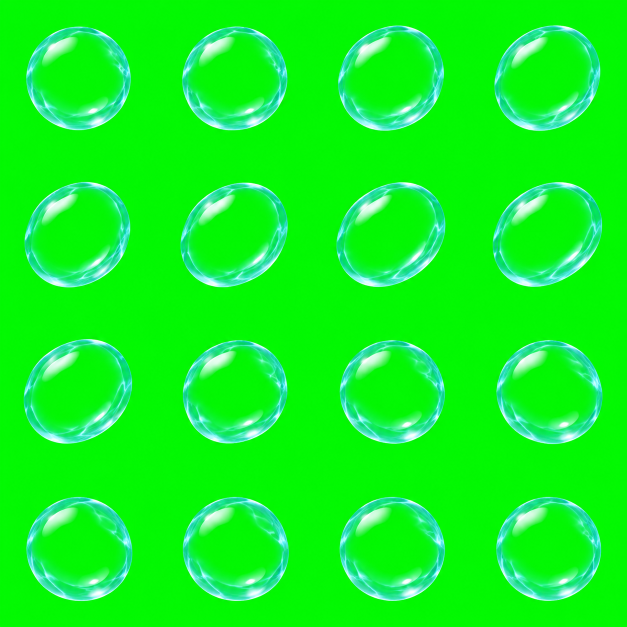
#> input picture assets/water-orb/v1/water-orb-green-sheet.png, 1254 x 1254 px (shown at 1/2 size)
$ python prepare-water-orb.py
#> lines starting #> are read from the running program, lines starting #| are printed output that depends on the picture
"""Extract the requested green-screen sprite sheet and assemble a seamless loop.

The generated source is kept intact. All resampling/interpolation operates on
premultiplied RGBA to retain the translucent water rim without dark fringes.
"""
import json
from pathlib import Path

import cv2
import numpy as np
from PIL import Image, ImageDraw

ROOT = Path(__file__).resolve().parents[1]
DEST = ROOT / "assets/water-orb/v1"
SIZE = 256
STEPS = 8
DURATION_MS = 4000


def premultiply(rgba):
    result = rgba.astype(np.float32) / 255
    result[:, :, :3] *= result[:, :, 3:4]
    return result


def straight(image):
    alpha = np.clip(image[:, :, 3:4], 0, 1)
    color = np.divide(image[:, :, :3], alpha, out=np.zeros_like(image[:, :, :3]), where=alpha > 1e-5)
    rgba = np.concatenate((np.clip(color, 0, 1), alpha), axis=2)
    return np.round(rgba * 255).astype(np.uint8)


def extract(tile):
    rgb = tile.astype(np.float32) / 255
    r, g, b = rgb.transpose(2, 0, 1)
    background = (np.maximum(r, b) < .13) & (g > .8)
    key = np.median(rgb[background], axis=0)
    difference = max(float(key[1] - max(key[0], key[2])), .5)
    alpha = np.clip(1 - (g - np.maximum(r, b)) / difference, 0, 1)
    alpha = np.clip((alpha - .06) / .94, 0, 1)
    # Confine the matte to the water silhouette, avoiding generated chroma noise
    # in the empty margins; its clear center remains transparent.
    seed = (alpha > .2).astype(np.uint8) * 255
    seed = cv2.morphologyEx(seed, cv2.MORPH_CLOSE, np.ones((3, 3), np.uint8))
    contours, _ = cv2.findContours(seed, cv2.RETR_EXTERNAL, cv2.CHAIN_APPROX_SIMPLE)
    if not contours:
        raise RuntimeError("No water contour in a sprite-sheet cell")
    contour = max(contours, key=cv2.contourArea)
    mask = np.zeros(seed.shape, np.uint8)
    cv2.drawContours(mask, [contour], -1, 255, cv2.FILLED)
    mask = cv2.dilate(mask, np.ones((5, 5), np.uint8))
    mask = cv2.GaussianBlur(mask, (5, 5), .8).astype(np.float32) / 255
    alpha *= mask
    alpha[alpha < .015] = 0
    premul = np.clip(rgb - (1 - alpha[:, :, None]) * key, 0, alpha[:, :, None])
    premul[:, :, 1] = np.minimum(premul[:, :, 1], np.maximum(premul[:, :, 0], premul[:, :, 2]))
    premul[alpha == 0] = 0
    result = np.dstack((premul, alpha)).astype(np.float32)
    moments = cv2.moments(contour)
    center = (moments['m10'] / moments['m00'], moments['m01'] / moments['m00'])
    return result, center


def composite(frame, background):
    a = frame[:, :, 3:4].astype(np.float32) / 255
    return np.round(frame[:, :, :3] * a + background * (1 - a)).astype(np.uint8)


def save_gif(frames, path):
    # A shared palette prevents highlights from changing color between frames.
    samples = np.vstack(frames[::STEPS])
    palette = Image.fromarray(samples).quantize(colors=256, method=Image.Quantize.MEDIANCUT)
    indexed = [Image.fromarray(frame).quantize(palette=palette, dither=Image.Dither.NONE) for frame in frames]
    duration = [30, 30, 30, 40, 30, 30, 30, 30] * 16
    indexed[0].save(path, save_all=True, append_images=indexed[1:], duration=duration, loop=0, disposal=2, optimize=False)


def main():
    source = np.array(Image.open(DEST / 'water-orb-green-sheet.png').convert('RGB'))
#> source is the input picture: shape (1254, 1254, 3); mean R, G, B 14.8, 245.3, 30.5
    h, w = source.shape[:2]
#> h = 1254; w = 1254
    keys = []
    for row in range(4):
        for column in range(4):
            tile = source[round(row * h / 4):round((row + 1) * h / 4), round(column * w / 4):round((column + 1) * w / 4)]
            tile = cv2.resize(tile, (320, 320), interpolation=cv2.INTER_CUBIC)
            frame, (cx, cy) = extract(tile)
            frame = cv2.warpAffine(frame, np.array([[1, 0, 160 - cx], [0, 1, 160 - cy]], np.float32), (320, 320), flags=cv2.INTER_CUBIC, borderMode=cv2.BORDER_CONSTANT)
            # One shared crop/scale for every frame; never resize each tight bbox.
            frame = cv2.resize(frame[32:288, 32:288], (SIZE, SIZE), interpolation=cv2.INTER_AREA)
            keys.append(np.clip(frame, 0, 1))
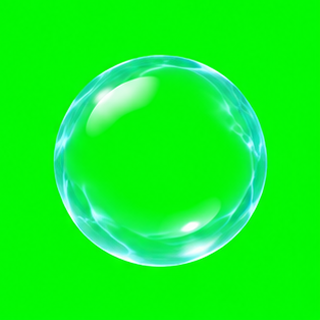
#> tile: shape (320, 320, 3); mean R, G, B 14.8, 245.4, 30.6
#> after the loop, keys = 16 items

    yy, xx = np.mgrid[0:SIZE, 0:SIZE].astype(np.float32)
    loop = []
    for i, first in enumerate(keys):
        second = keys[(i + 1) % len(keys)]
        gray_a = np.uint8(np.clip(first[:, :, 3] * 255, 0, 255))
        gray_b = np.uint8(np.clip(second[:, :, 3] * 255, 0, 255))
        forward = cv2.calcOpticalFlowFarneback(gray_a, gray_b, None, .5, 4, 31, 4, 7, 1.5, 0)
        backward = cv2.calcOpticalFlowFarneback(gray_b, gray_a, None, .5, 4, 31, 4, 7, 1.5, 0)
        for step in range(STEPS):
            t = step / STEPS
            a = cv2.remap(first, xx - t * forward[:, :, 0], yy - t * forward[:, :, 1], cv2.INTER_LINEAR, borderMode=cv2.BORDER_CONSTANT)
            b = cv2.remap(second, xx - (1 - t) * backward[:, :, 0], yy - (1 - t) * backward[:, :, 1], cv2.INTER_LINEAR, borderMode=cv2.BORDER_CONSTANT)
            loop.append(straight(a * (1 - t) + b * t))
#> this loop made 16 passes
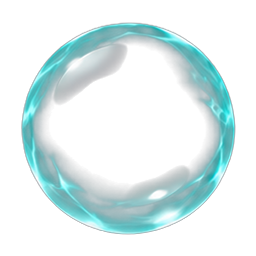
#> second: shape (256, 256, 4) float32; mean of channels 0, 1, 2, 3 0.0777, 0.167, 0.173, 0.187; transparent parts drawn white
#> after the loop, loop = 128 items

    alpha_folder = DEST / 'frames-alpha'
    green_folder = DEST / 'frames-green'
    for folder in (alpha_folder, green_folder):
        folder.mkdir(parents=True, exist_ok=True)
#> this loop made 2 passes
    green = np.full((SIZE, SIZE, 3), (0, 255, 0), np.float32)
    dark = np.full((SIZE, SIZE, 3), (24, 28, 34), np.float32)
    previews, greens = [], []
    for i, frame in enumerate(loop):
        Image.fromarray(frame).save(alpha_folder / f'frame-{i:03}.png')
        on_green = composite(frame, green)
        Image.fromarray(on_green).save(green_folder / f'frame-{i:03}.png')
        greens.append(on_green)
        previews.append(composite(frame, dark))
#> this loop made 128 passes
#> pass 1, in main, `on_green = composite(frame, green)`:
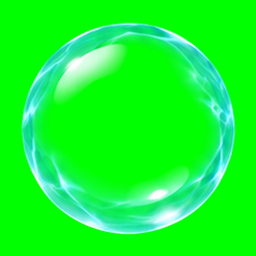
#> on_green: shape (256, 256, 3); mean of channels 0, 1, 2 19.8, 249.8, 44.1; drawn as R, G, B
#> after the loop, greens = 128 items; previews = 128 items
    save_gif(greens, DEST / 'water-orb-loop-green.gif')
#> in save_gif, `samples = np.vstack(frames[::STEPS])`:
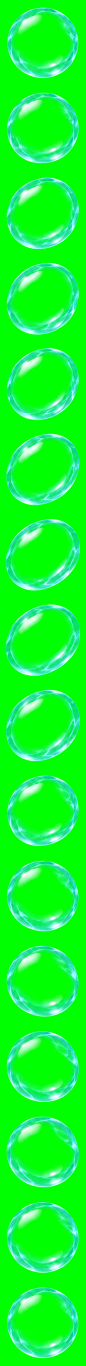
#> samples: shape (4096, 256, 3) (shown at 1/3 size); mean of channels 0, 1, 2 20, 249.8, 44.2; drawn as R, G, B
    save_gif(previews, DEST / 'water-orb-preview.gif')
#> in save_gif (call 2), `indexed[0].save(path, save_all=True, append_images=indexed[1:], durati..`:
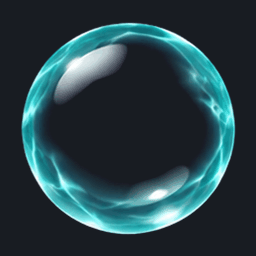
#> saved as water-orb-preview.gif: PIL image 256x256 P; mean R, G, B 38.9, 64.8, 71.3
    images = [Image.fromarray(frame) for frame in loop]
#> images = 128 items
    images[0].save(DEST / 'water-orb-loop.apng', format='PNG', save_all=True, append_images=images[1:], duration=DURATION_MS / len(images), loop=0, disposal=0, blend=0)
    sheet = Image.new('RGBA', (SIZE * 4, SIZE * 4))
#> sheet: PIL image 1024x1024 RGBA; every value is 0
    for i in range(16):
        sheet.paste(images[i * STEPS], ((i % 4) * SIZE, (i // 4) * SIZE))
    sheet.save(DEST / 'water-orb-alpha-sheet.png')

    # Show the same genuine alpha against three contrasting backgrounds.
    comparison = Image.new('RGB', (SIZE * 3, SIZE + 28))
#> comparison: PIL image 768x284 RGB; every value is 0
    backgrounds = [dark, np.full_like(dark, (235, 236, 238)), np.where((((xx // 24 + yy // 24) % 2)[:, :, None] == 0), np.array([75, 94, 113]), np.array([188, 199, 211])).astype(np.float32)]
    draw = ImageDraw.Draw(comparison)
    for i, background in enumerate(backgrounds):
        comparison.paste(Image.fromarray(composite(loop[0], background)), (i * SIZE, 0))
        draw.text((i * SIZE + 10, SIZE + 6), ['Dark background', 'Light background', 'Alpha check'][i], fill='white')
#> this loop made 3 passes
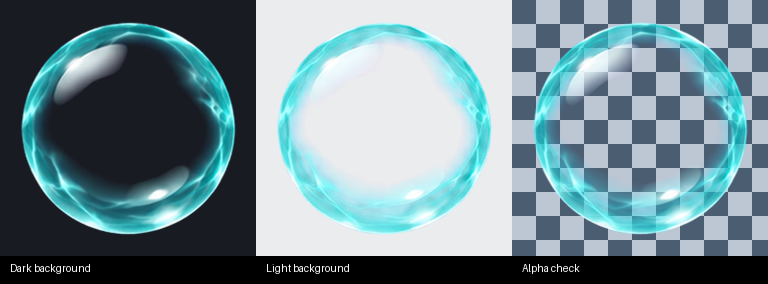
#> comparison: PIL image 768x284 RGB; mean R, G, B 113.8, 139.2, 146.3
    comparison.save(DEST / 'alpha-check.png')

    premult = [premultiply(frame) for frame in loop]
#> in premultiply (call 9), `result = rgba.astype(np.float32) / 255`:
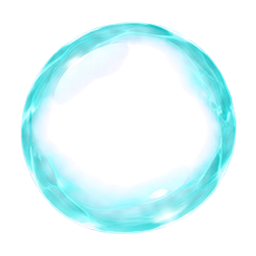
#> result: shape (256, 256, 4) float32; mean of channels 0, 1, 2, 3 0.134, 0.288, 0.316, 0.187; transparent parts drawn white
#> premult = 128 items
    steps = [float(np.abs(premult[(i + 1) % len(loop)] - premult[i]).mean()) for i in range(len(loop))]
#> steps = 128 values, max 0.0151 at index 71, min 0.00184 at index 52, mean 0.00484
    alpha_stack = np.stack([frame[:, :, 3] for frame in loop])
    report = {
        'generated_keyframes': 16, 'frames': len(loop), 'frame_size': [SIZE, SIZE], 'duration_ms': DURATION_MS,
        'loop': 'forward optical-flow interpolation, including frame 15 back to frame 0',
        'gif': 'green-screen loop and opaque dark-background preview; full partial alpha is in APNG and PNG frames',
        'alpha_zero_pct': float((alpha_stack == 0).mean() * 100),
        'partial_alpha_pct': float(((alpha_stack > 0) & (alpha_stack < 255)).mean() * 100),
        'center_alpha_max': int(alpha_stack[:, SIZE//2-12:SIZE//2+12, SIZE//2-12:SIZE//2+12].max()),
        'edge_alpha_max': int(max(alpha_stack[:, :4].max(), alpha_stack[:, -4:].max(), alpha_stack[:, :, :4].max(), alpha_stack[:, :, -4:].max())),
        'seam_mean_difference': steps[-1], 'largest_adjacent_difference': max(steps),
        'seam_is_normal_step': bool(steps[-1] <= np.percentile(steps[:-1], 95) * 1.5),
    }
    report['success'] = report['edge_alpha_max'] == 0 and report['center_alpha_max'] < 45 and report['seam_is_normal_step'] and report['partial_alpha_pct'] > 10
    (DEST / 'manifest.json').write_text(json.dumps(report, ensure_ascii=False, indent=2), encoding='utf-8')
    print(json.dumps(report, ensure_ascii=False, indent=2))
#> (printed output is left out)
    if not report['success']:
        raise RuntimeError('Water animation validation failed')


if __name__ == '__main__':
    main()
